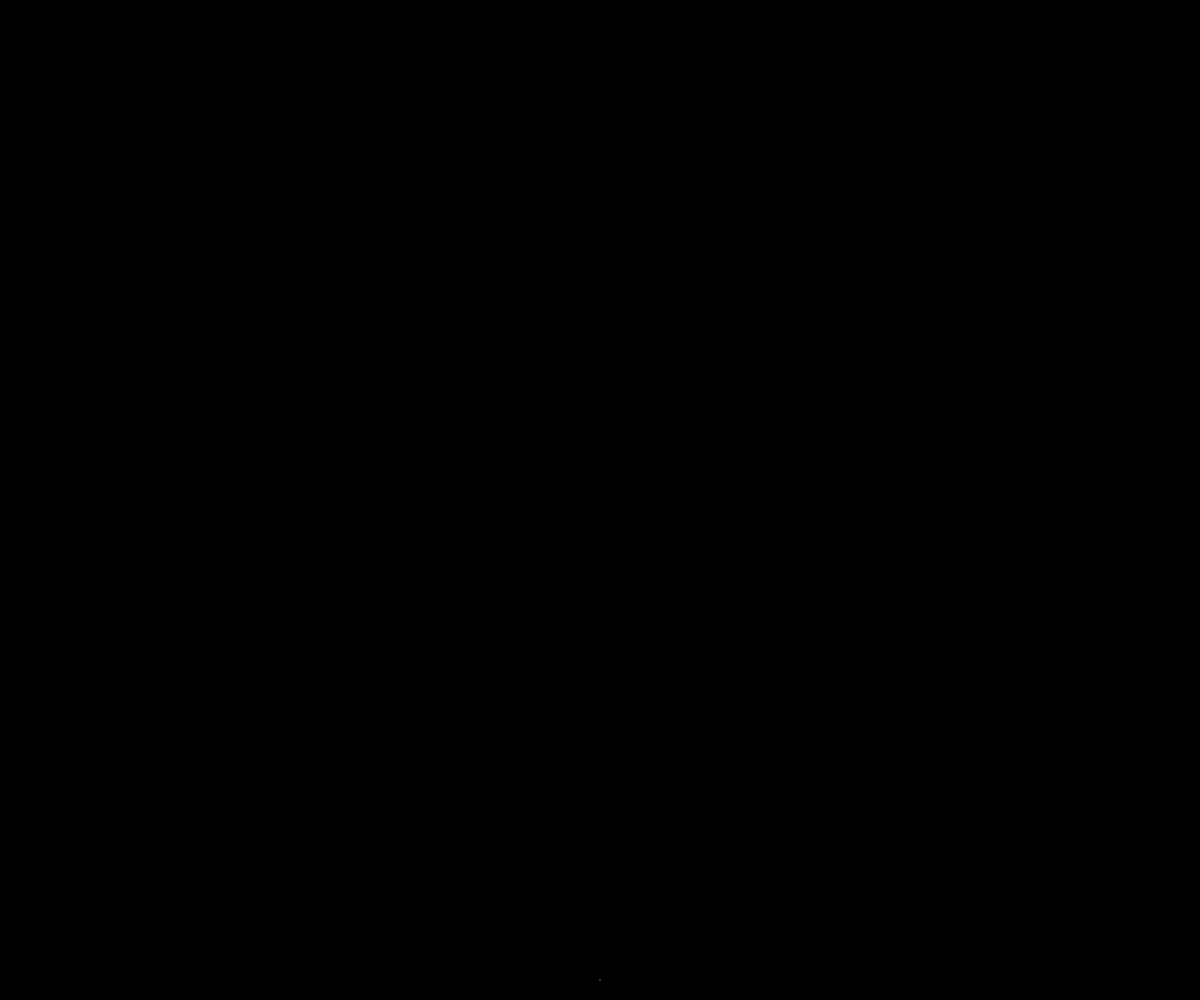
Frame 1 (no input)
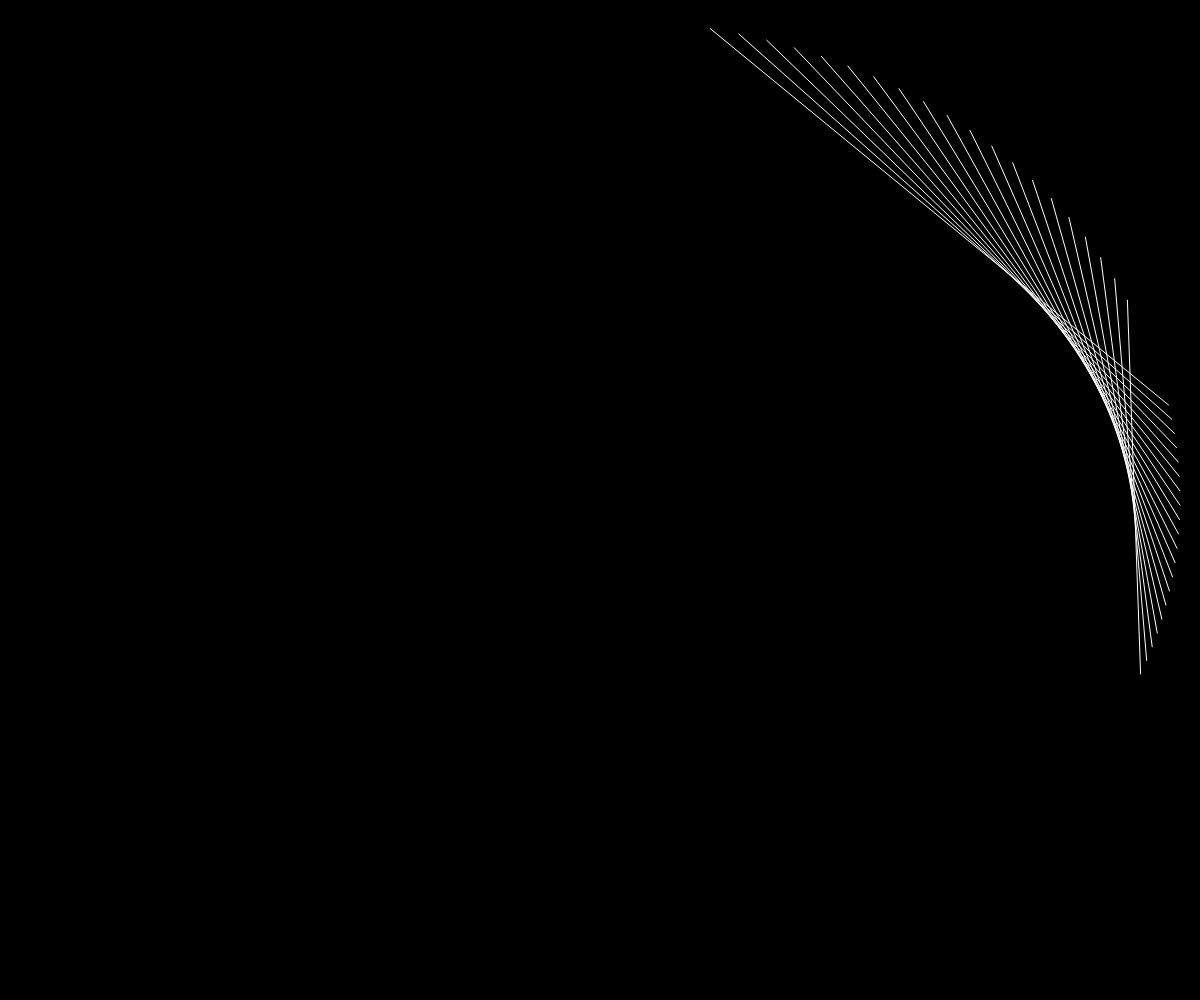
Frame 60 (no input)
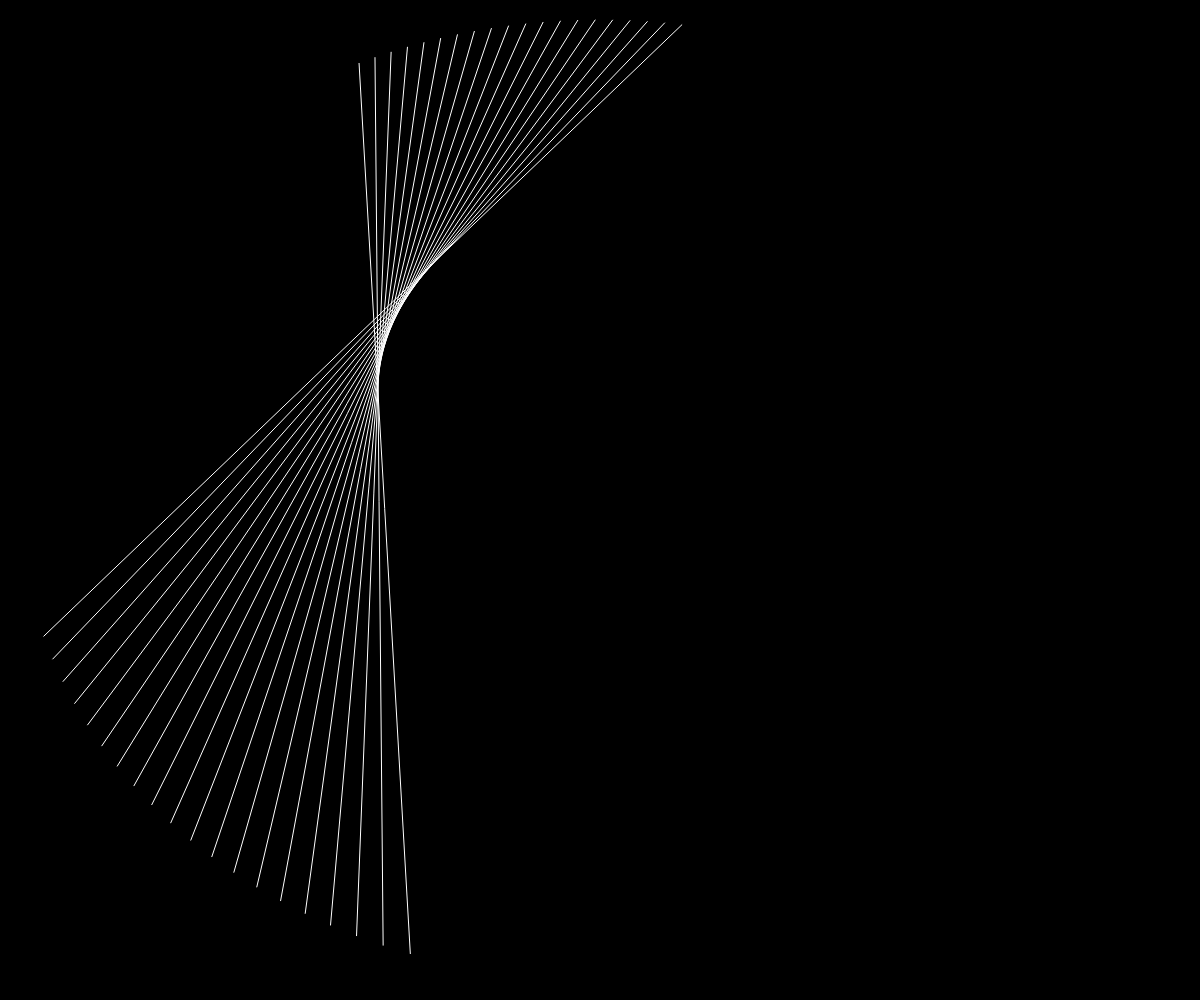
Frame 120 (the mouse pressed at the canvas centre since frame 60)

The p5.js sketch that drew these frames (run headless with seeded random() and noise() and a simulated clock; from frame 60 on, the mouse is pressed at the canvas centre):

// p5.js sketch
// ── sketch.js
var a = 0;
var b = 0;
var posX0 = [];
var posY0 = [];
var posX1 = [];
var posY1 = [];

var numberOfLines = 20;
function setup() {
  createCanvas(windowWidth,windowHeight);
  background(0);
  strokeWeight(1);
}

function draw() {
  background(0);
  stroke(255);
  posX0.push(map(sin(a), -1, 1, 20, width - 20));
  posY0.push(map(cos(a), -1, 1, 20, height - 20));
  
  posX1.push(map(sin(b), -1, 1, 20, width - 20));
  posY1.push(map(cos(b), -1, 1, 20, height - 20));
  if(posX0.length> numberOfLines){
    posX0.shift();
    posY0.shift();
    posX1.shift();
    posY1.shift();
  }
  for (var i = 0; i < posX0.length; i++){
    line(posX0[i],posY0[i],posX1[i],posY1[i]);
  }
  a = a + 0.03;
  b = b + 0.05;
}
